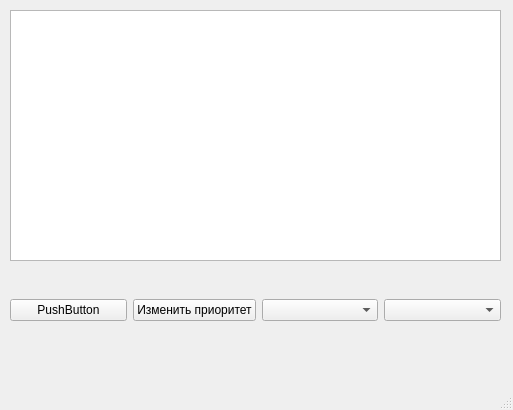
<?xml version="1.0" encoding="UTF-8"?>
<ui version="4.0">
 <class>ThreadWindow</class>
 <widget class="QMainWindow" name="ThreadWindow">
  <property name="geometry">
   <rect>
    <x>0</x>
    <y>0</y>
    <width>513</width>
    <height>410</height>
   </rect>
  </property>
  <property name="windowTitle">
   <string>MainWindow</string>
  </property>
  <property name="tabShape">
   <enum>QTabWidget::Triangular</enum>
  </property>
  <property name="dockNestingEnabled">
   <bool>true</bool>
  </property>
  <property name="dockOptions">
   <set>QMainWindow::AllowNestedDocks|QMainWindow::AllowTabbedDocks|QMainWindow::AnimatedDocks</set>
  </property>
  <widget class="QWidget" name="centralwidget">
   <widget class="QTextEdit" name="NiceEdit">
    <property name="geometry">
     <rect>
      <x>10</x>
      <y>10</y>
      <width>491</width>
      <height>251</height>
     </rect>
    </property>
    <property name="readOnly">
     <bool>true</bool>
    </property>
   </widget>
   <widget class="QWidget" name="horizontalLayoutWidget">
    <property name="geometry">
     <rect>
      <x>10</x>
      <y>270</y>
      <width>491</width>
      <height>80</height>
     </rect>
    </property>
    <layout class="QHBoxLayout" name="horizontalLayout">
     <property name="sizeConstraint">
      <enum>QLayout::SetDefaultConstraint</enum>
     </property>
     <item>
      <widget class="QPushButton" name="RunStopButton">
       <property name="text">
        <string>PushButton</string>
       </property>
      </widget>
     </item>
     <item>
      <widget class="QPushButton" name="ChangePriority">
       <property name="text">
        <string>Изменить приоритет</string>
       </property>
      </widget>
     </item>
     <item>
      <widget class="QComboBox" name="PrioritySelector"/>
     </item>
     <item>
      <widget class="QComboBox" name="ThreadSelector"/>
     </item>
    </layout>
   </widget>
  </widget>
  <widget class="QMenuBar" name="menubar">
   <property name="geometry">
    <rect>
     <x>0</x>
     <y>0</y>
     <width>513</width>
     <height>21</height>
    </rect>
   </property>
  </widget>
  <widget class="QStatusBar" name="statusbar"/>
 </widget>
 <resources/>
 <connections/>
</ui>
